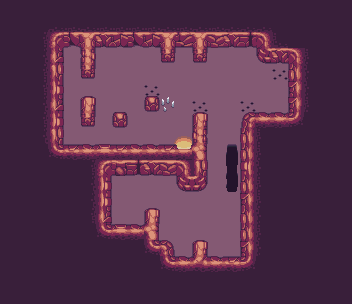

Below is a game level as drawn by its tile map, then a one-line description and the .tmx file that defines it, in full:
An orthogonal 22x19 tile map with 16x16 px tiles, 3 tile layers (Art_Layer1, Art_Layer2, Art_Gameplay), 1 hidden layer not drawn, 4 tilesets and 1 object (spawn).

<map version="1.2" tiledversion="1.2.4" orientation="orthogonal" renderorder="right-down" width="22" height="19" tilewidth="16" tileheight="16" infinite="0" nextlayerid="11" nextobjectid="3">
 <tileset firstgid="1" source="../../tileset/GameplayTileset.tsx" />
 <tileset firstgid="65" source="../../tileset/GameplayImages.tsx" />
 <tileset firstgid="337" source="../../tileset/Cave.tsx" />
 <tileset firstgid="1361" source="../../tileset/sprites.tsx" />
 <layer id="7" name="Art_Layer1" width="22" height="19">
  <data encoding="csv">
688,688,688,688,688,688,688,688,688,688,688,688,688,688,688,688,688,688,688,688,688,688,
688,688,688,1610613983,1610614015,1610613983,1610614015,1610614015,1610614015,1610614015,1610613983,1610614015,1610613983,1610614015,1610613983,1610613983,1610613983,688,688,688,688,688,
688,688,3221226751,863,1349,969,1347,1351,1349,1351,969,1343,969,1348,1347,1345,864,1610613983,688,688,688,688,
688,688,3221226719,1289,624,1097,624,624,624,624,1190,624,1190,624,624,624,1342,1347,864,1279,688,688,
688,688,3221226751,1257,624,1190,624,624,624,624,624,624,624,624,624,624,624,624,1310,1247,688,688,
688,688,3221226751,1321,624,624,624,624,624,624,624,624,624,624,624,624,624,624,1278,1247,688,688,
688,688,3221226719,1289,624,1126,624,624,624,1100,624,624,624,624,624,624,624,624,1278,1279,688,688,
688,688,3221226751,1321,624,1190,624,1100,624,624,624,624,1126,624,624,1214,1216,1216,896,688,688,688,
688,688,3221226719,1257,624,624,624,624,624,624,1211,1212,1103,624,624,1310,1279,688,688,688,688,688,
688,688,688,895,1215,1216,1217,1215,1216,1216,1215,1274,1321,624,0,1310,1279,688,688,688,688,688,
688,688,688,688,688,3221226751,863,1350,1345,1347,1348,864,1257,624,0,1246,1247,688,688,688,688,688,
688,688,688,688,688,3221226719,1321,624,624,624,624,1342,1353,624,0,1310,1279,688,688,688,688,688,
688,688,688,688,688,3221226719,1321,624,624,624,624,624,624,624,624,1278,1279,688,688,688,688,688,
688,688,688,688,688,3221226751,1289,624,624,1126,624,624,624,624,624,1310,1247,688,688,688,688,688,
688,688,688,688,688,688,895,1217,1216,910,624,624,624,624,624,1310,1279,688,688,688,688,688,
688,688,688,688,688,688,688,688,688,895,1225,624,1126,624,624,1278,1247,688,688,688,688,688,
688,688,688,688,688,688,688,688,688,688,895,1216,873,1216,1215,896,688,688,688,688,688,688,
688,688,688,688,688,688,688,688,688,688,688,688,688,688,688,688,688,688,688,688,688,688,
688,688,688,688,688,688,688,688,688,688,688,688,688,688,688,688,688,688,688,688,688,688
</data>
 </layer>
 <layer id="8" name="Art_Layer2" width="22" height="19">
  <data encoding="csv">
0,0,0,0,0,0,0,0,0,0,0,0,0,0,0,0,0,0,0,0,0,0,
0,0,0,0,0,0,0,0,0,0,0,0,0,0,0,0,0,0,0,0,0,0,
0,0,0,0,0,0,0,0,0,0,0,0,0,0,0,0,0,1280,0,0,0,0,
0,0,0,0,0,0,0,0,0,0,0,0,0,0,0,0,0,0,0,0,0,0,
0,0,0,0,0,0,0,0,0,0,0,0,0,0,0,0,0,0,0,0,0,0,
0,0,0,0,0,0,0,0,0,0,0,0,0,0,0,0,0,0,0,0,0,0,
0,0,0,0,0,0,0,0,0,0,0,0,0,0,0,0,0,0,0,0,0,0,
0,0,0,0,0,0,0,0,0,0,0,0,0,0,0,0,0,0,0,0,0,0,
0,0,0,0,0,0,0,0,0,0,0,0,0,0,0,0,0,0,0,0,0,0,
0,0,0,0,0,0,1610614016,1610614016,1610614016,1610614016,1610614016,1208,910,0,0,0,0,0,0,0,0,0,
0,0,0,0,0,0,0,0,0,0,0,0,0,0,0,0,0,0,0,0,0,0,
0,0,0,0,0,0,0,0,0,0,0,0,0,0,0,0,0,0,0,0,0,0,
0,1173,0,0,0,0,0,0,0,0,0,0,0,0,0,0,0,0,0,0,0,0,
0,0,0,0,0,0,0,0,0,0,0,0,0,0,0,0,0,0,0,0,0,0,
0,0,0,0,0,0,0,0,0,0,0,0,0,0,0,0,0,0,0,0,0,0,
0,0,0,0,0,0,0,0,0,0,0,0,0,0,0,0,0,0,0,0,0,0,
0,0,0,0,0,0,0,0,0,0,0,0,0,0,0,0,0,0,0,0,0,0,
0,0,0,0,0,0,0,0,0,0,0,0,0,0,0,0,0,0,0,0,0,0,
0,0,0,0,0,0,0,0,0,0,0,0,0,0,0,0,0,0,0,0,0,0
</data>
 </layer>
 <layer id="9" name="Art_Gameplay" width="22" height="19">
  <data encoding="csv">
0,0,0,0,0,0,0,0,0,0,0,0,0,0,0,0,0,0,0,0,0,0,
0,0,0,0,0,0,0,0,0,0,0,0,0,0,0,0,0,0,0,0,0,0,
0,0,0,0,0,0,0,0,0,0,0,0,0,0,0,0,0,0,0,0,0,0,
0,0,0,0,0,0,0,0,0,0,0,0,0,0,0,0,0,0,0,0,0,0,
0,0,0,0,0,0,0,0,0,0,0,0,0,0,0,0,0,1587,0,0,0,0,
0,0,0,0,0,0,0,0,0,1587,0,0,0,0,0,0,0,0,0,0,0,0,
0,0,0,0,0,0,0,0,0,0,695,0,1587,0,0,1587,0,0,0,0,0,0,
0,0,0,0,0,0,0,0,0,0,0,0,0,0,0,0,0,0,0,0,0,0,
0,0,0,0,0,0,0,0,0,0,0,0,0,0,0,0,0,0,0,0,0,0,
0,0,0,0,0,0,0,0,0,0,0,0,0,0,547,0,0,0,0,0,0,0,
0,0,0,0,0,0,0,0,0,0,0,0,0,0,611,0,0,0,0,0,0,0,
0,0,0,0,0,0,0,0,0,0,0,0,0,0,643,0,0,0,0,0,0,0,
0,0,0,0,0,0,0,0,0,0,0,0,0,0,0,0,0,0,0,0,0,0,
0,0,0,0,0,0,0,0,0,0,0,0,0,0,0,0,0,0,0,0,0,0,
0,0,0,0,0,0,0,0,0,0,0,0,0,0,0,0,0,0,0,0,0,0,
0,0,0,0,0,0,0,0,0,0,0,0,0,0,0,0,0,0,0,0,0,0,
0,0,0,0,0,0,0,0,0,0,0,0,0,0,0,0,0,0,0,0,0,0,
0,0,0,0,0,0,0,0,0,0,0,0,0,0,0,0,0,0,0,0,0,0,
0,0,0,0,0,0,0,0,0,0,0,0,0,0,0,0,0,0,0,0,0,0
</data>
 </layer>
 <layer id="10" name="Gameplay" width="22" height="19" visible="0" opacity="0.1">
  <data encoding="csv">
0,0,0,0,0,0,0,0,0,0,0,0,0,0,0,0,0,0,0,0,0,0,
0,0,0,0,0,0,0,0,0,0,0,0,0,0,0,0,0,0,0,0,0,0,
0,0,0,3,3,3,3,3,3,3,3,3,3,3,3,3,0,0,0,0,0,0,
0,0,0,3,0,3,0,0,0,0,3,0,3,0,0,0,3,3,3,0,0,0,
0,0,0,3,0,3,0,0,0,0,0,0,0,0,0,0,0,14,3,0,0,0,
0,0,0,3,0,0,0,0,0,14,0,0,0,0,0,0,0,0,3,0,0,0,
0,0,0,3,0,3,0,0,0,3,17,0,14,0,0,14,0,0,3,0,0,0,
0,0,0,3,0,3,0,3,0,0,0,0,3,0,0,3,3,3,3,0,0,0,
0,0,0,3,0,0,0,0,0,0,0,0,3,0,0,3,0,0,0,0,0,0,
0,0,0,3,3,3,3,3,3,3,3,1,3,0,18,3,0,0,0,0,0,0,
0,0,0,3,3,3,3,3,3,3,3,3,3,0,18,3,0,0,0,0,0,0,
0,0,0,0,0,0,3,0,0,0,0,3,3,0,18,3,0,0,0,0,0,0,
0,0,0,0,0,0,3,0,0,0,0,0,0,0,0,3,0,0,0,0,0,0,
0,0,0,0,0,0,3,2,0,3,0,0,0,0,0,3,0,0,0,0,0,0,
0,0,0,0,0,0,3,3,3,3,0,0,0,0,0,3,0,0,0,0,0,0,
0,0,0,0,0,0,0,0,3,3,3,0,3,0,0,3,0,0,0,0,0,0,
0,0,0,0,0,0,0,0,0,0,3,3,3,3,3,3,0,0,0,0,0,0,
0,0,0,0,0,0,0,0,0,0,0,0,0,0,0,0,0,0,0,0,0,0,
0,0,0,0,0,0,0,0,0,0,0,0,0,0,0,0,0,0,0,0,0,0
</data>
 </layer>
 <objectgroup id="3" name="Properties">
  <object id="1" name="spawn" x="112" y="208" width="16" height="16" />
 </objectgroup>
</map>
